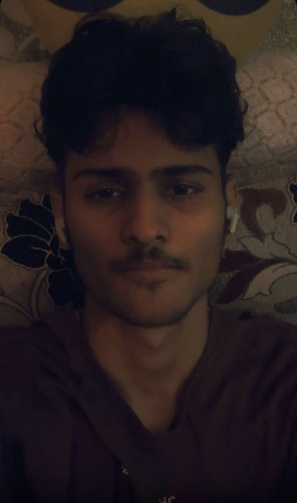
#> input picture OpenCV/training_data/s1/WhatsApp Image 2026-06-14 at 22.41.54 (1).jpeg, 297 x 503 px, shrunk from 946 x 1600 before the run; its folder holds only this picture in this run
$ jupyter execute 21_recognising_faces.ipynb
#> lines starting #> are read from the running program, lines starting #| are printed output that depends on the picture
[cell 1]
import os
import cv2
import numpy as np
import matplotlib.pyplot as plt   # ✅ added

# 1. Face Detection
def detect_face(img):
    gray = cv2.cvtColor(img, cv2.COLOR_BGR2GRAY)

    face_cascade = cv2.CascadeClassifier(
        cv2.data.haarcascades + 'haarcascade_frontalface_alt.xml'
    )

    faces = face_cascade.detectMultiScale(gray, scaleFactor=1.2, minNeighbors=5)

    if len(faces) == 0:
        return None, None

    (x, y, w, h) = faces[0]
    return gray[y:y+h, x:x+w], faces[0]


# 2. Prepare Training Data
def prepare_training_data(data_folder_path):
#> called with data_folder_path = 'training_data'
    if not os.path.exists(data_folder_path):
        print(f"Error: The directory '{data_folder_path}' does not exist.")
        return [], []

    dirs = os.listdir(data_folder_path)
    faces = []
    labels = []

    for dir_name in dirs:
        if not dir_name.startswith("s"):
            continue

        label = int(dir_name.replace("s", ""))
        subject_dir_path = os.path.join(data_folder_path, dir_name)
        subject_images_names = os.listdir(subject_dir_path)

        for image_name in subject_images_names:
            image_path = os.path.join(subject_dir_path, image_name)
            image = cv2.imread(image_path)
#> image is the input picture: shape (503, 297, 3); mean B, G, R 30.9, 29.9, 40.3

            if image is None:
                continue

            face, rect = detect_face(image)
#> in detect_face, `gray = cv2.cvtColor(img, cv2.COLOR_BGR2GRAY)`:
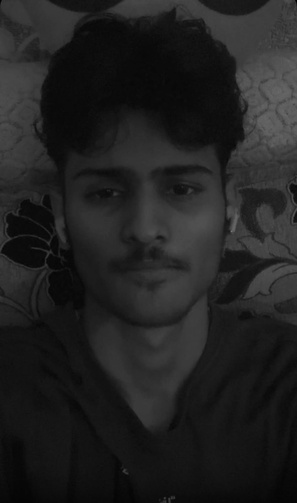
#> gray: shape (503, 297); min 0, max 118, mean 33.2
#> in detect_face, `faces = face_cascade.detectMultiScale(gray, scaleFactor=1.2, minNeighb..`: faces = [[44, 110, 206, 206]]
#> in detect_face, `(x, y, w, h) = faces[0]`: x = 44; y = 110; w = 206
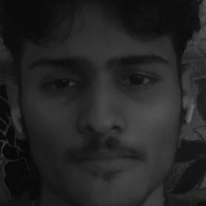
#> face: shape (206, 206); min 5, max 118, mean 36.3
#> rect = [44, 110, 206, 206]
            if face is not None:
                faces.append(face)
                labels.append(label)
#> pass 2 of the loop in prepare_training_data, `for dir_name in dirs:`:
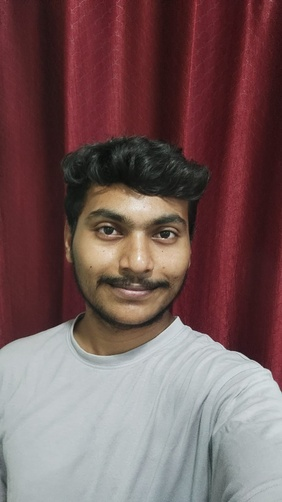
#> input picture OpenCV/training_data/s2/cbqdxhzgbanwl2aoxuye.jpeg, 282 x 502 px, shrunk from 899 x 1599 before the run
#> in prepare_training_data, image is the input picture: shape (502, 282, 3); mean B, G, R 90.1, 90, 116.9
#> in detect_face (call 2), `gray = cv2.cvtColor(img, cv2.COLOR_BGR2GRAY)`:
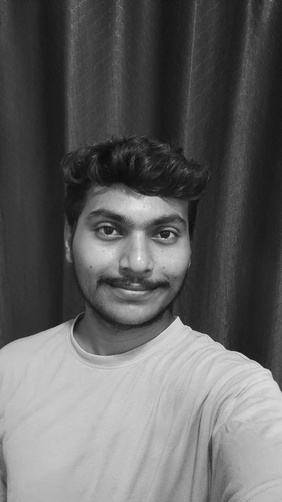
#> gray: shape (502, 282); min 10, max 248, mean 98.1
#> in detect_face (call 2), `faces = face_cascade.detectMultiScale(gray, scaleFactor=1.2, minNeighb..`: faces = [[61, 174, 153, 153]]
#> in detect_face (call 2), `(x, y, w, h) = faces[0]`: x = 61; y = 174; w = 153
#> in prepare_training_data, `face, rect = detect_face(image)`:
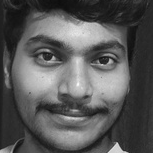
#> face: shape (153, 153); min 13, max 248, mean 88.1
#> in prepare_training_data, `face, rect = detect_face(image)`: rect = [61, 174, 153, 153]

    return faces, labels


# 3. Training
DATASET_PATH = "training_data"

faces, labels = prepare_training_data(DATASET_PATH)
#> faces = 2 items; labels = [1, 2]

if len(faces) == 0:
    print("No training data found.")
else:
    print(f"Faces loaded: {len(faces)}")
#| Faces loaded: 2

    face_recognizer = cv2.face.LBPHFaceRecognizer_create()
    face_recognizer.train(faces, np.array(labels))

    subjects = ["", "Raghav", "Karthik"]

    test_image_path = "raghav.jpg"
    img = cv2.imread(test_image_path)
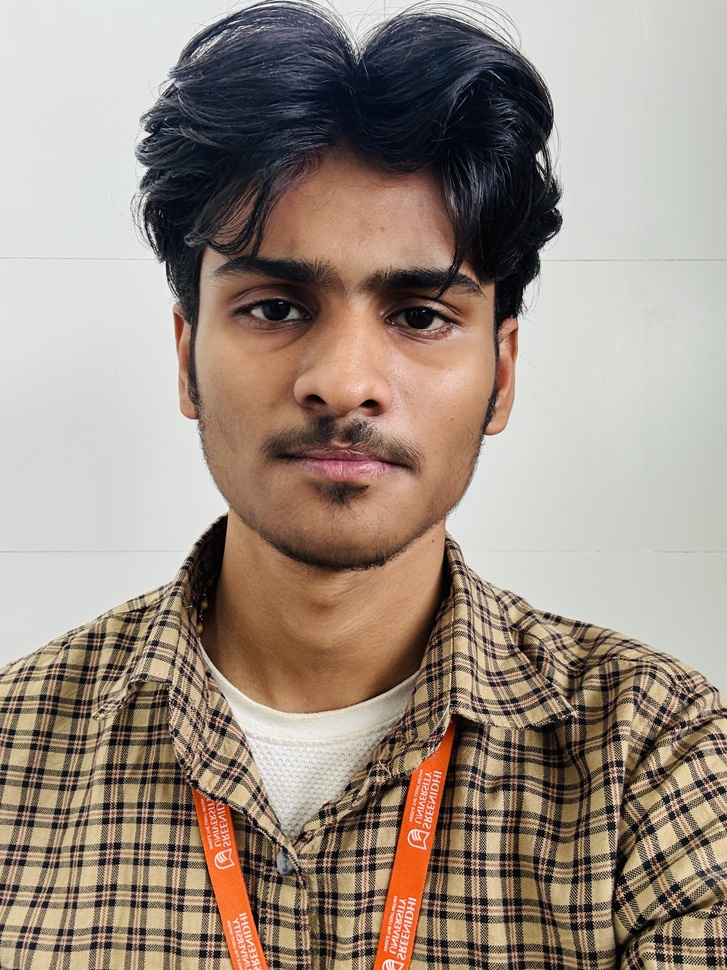
#> input picture OpenCV/raghav.jpg, 727 x 970 px, shrunk from 2316 x 3088 before the run
#> img is the input picture: shape (970, 727, 3); mean B, G, R 130, 141.5, 156

    if img is not None:
        face, rect = detect_face(img)
#> in detect_face (call 3), `gray = cv2.cvtColor(img, cv2.COLOR_BGR2GRAY)`:
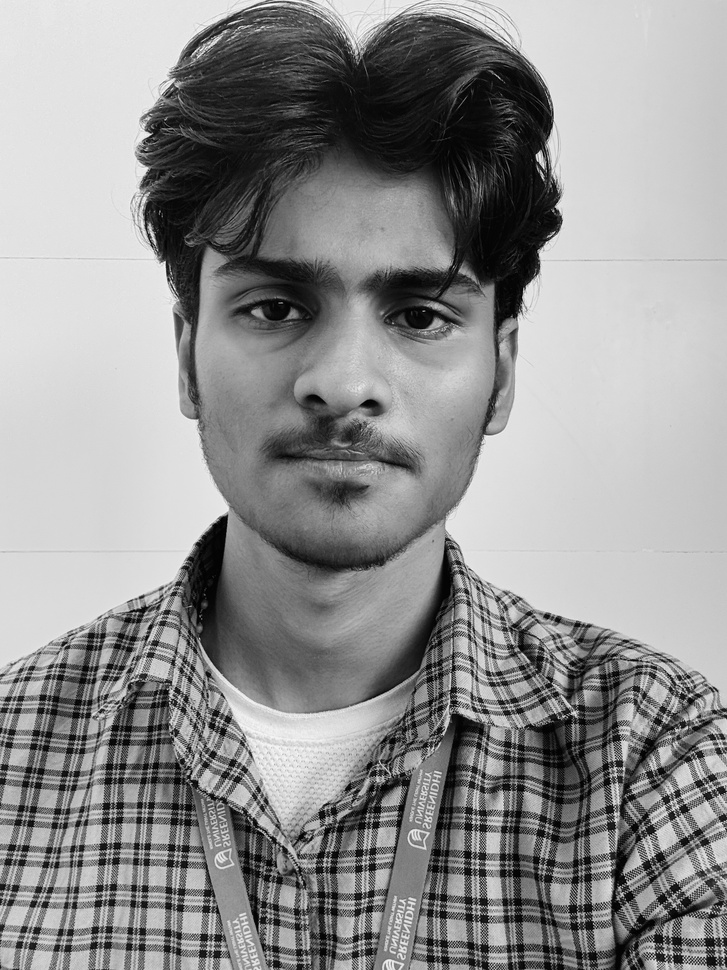
#> gray: shape (970, 727); min 0, max 255, mean 144.5
#> in detect_face (call 3), `faces = face_cascade.detectMultiScale(gray, scaleFactor=1.2, minNeighb..`: faces = [[147, 150, 404, 404]]
#> in detect_face (call 3), `(x, y, w, h) = faces[0]`: x = 147; y = 150; w = 404
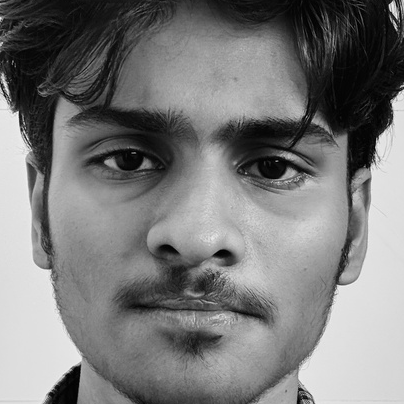
#> face: shape (404, 404); min 0, max 251, mean 122.3
#> rect = [147, 150, 404, 404]

        if face is not None:
            label, confidence = face_recognizer.predict(face)
#> label = 1; confidence = 74.22
            label_text = subjects[label] if label < len(subjects) else "Unknown"
#> label_text = 'Raghav'

            (x, y, w, h) = rect
#> x = 147; y = 150; w = 404; h = 404
            cv2.rectangle(img, (x, y), (x+w, y+h), (0, 255, 0), 2)
            cv2.putText(img, f"{label_text} ({int(confidence)})",
            (x, y - 10),
            cv2.FONT_HERSHEY_SIMPLEX,   # better font
            2.0,                        # bigger scale
            (0, 255, 0),
            3,                          # thicker stroke
            cv2.LINE_AA)
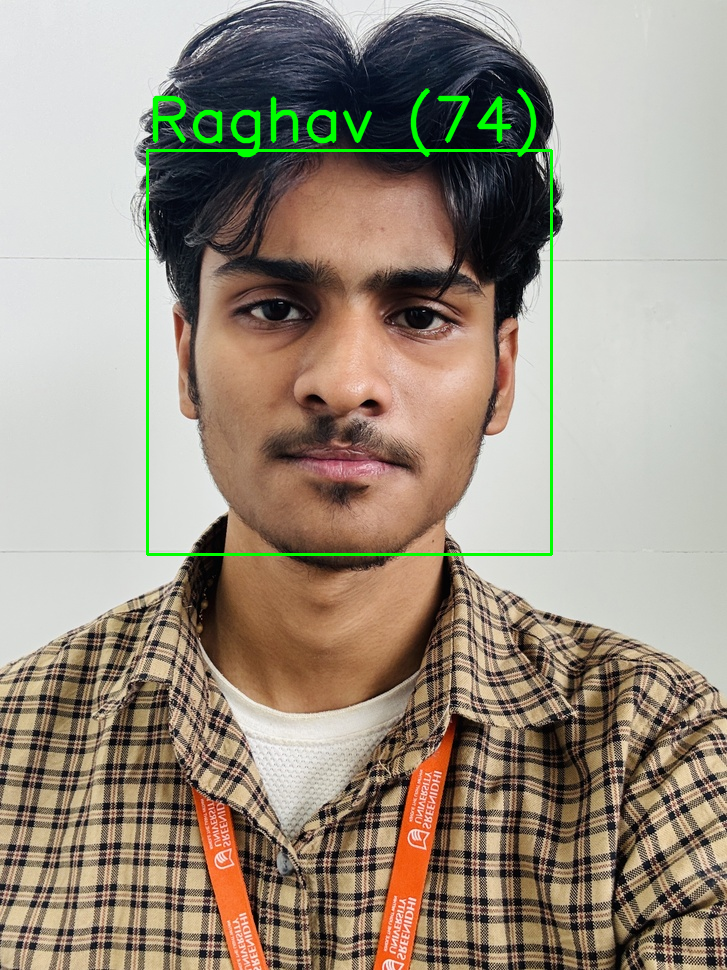
#> img: shape (970, 727, 3); mean B, G, R 128.8, 143.8, 154.9

            # 🔥 Convert BGR → RGB for matplotlib
            img_rgb = cv2.cvtColor(img, cv2.COLOR_BGR2RGB)

            # 🔥 Show using matplotlib
            plt.figure(figsize=(6, 6))
            plt.imshow(img_rgb)
            plt.axis("off")
            plt.title("Face Recognition Result")
            plt.show()

        else:
            print("No face detected in test image.")

    else:
        print("Test image not found.")
